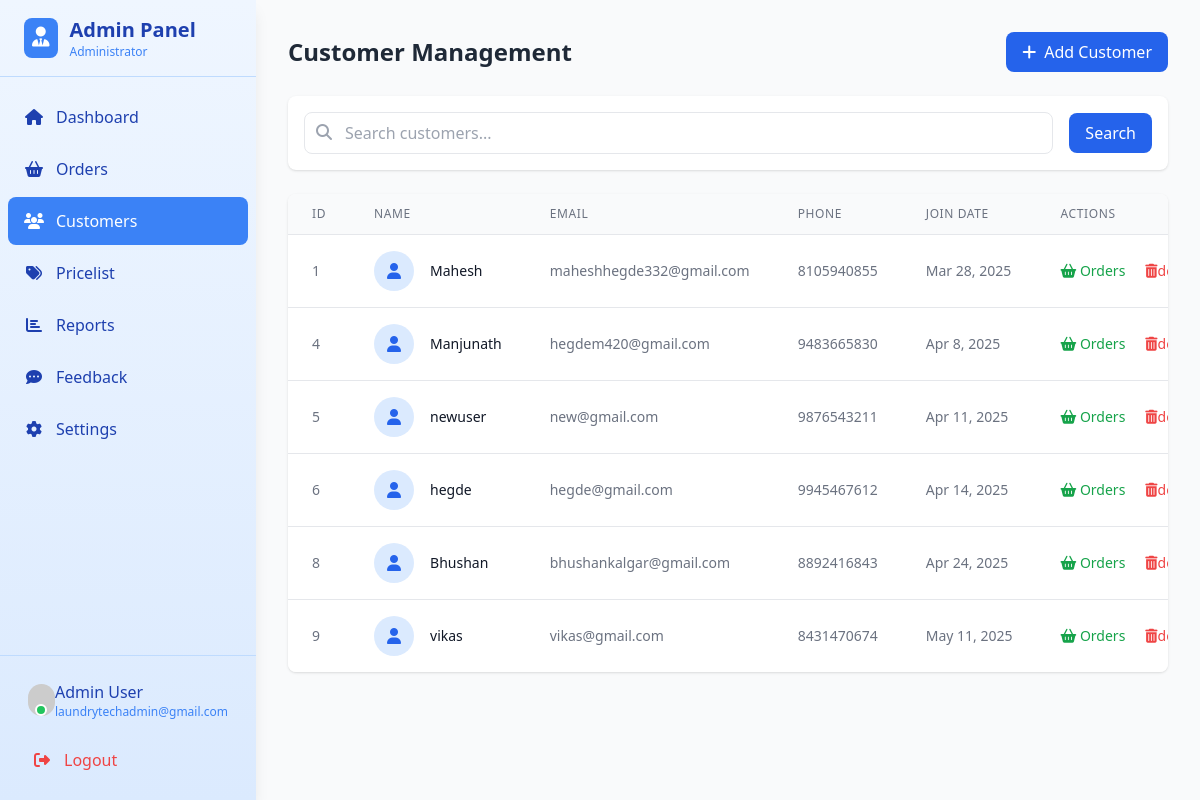
Screenshot of /admin/customers.php (signed in) with the database file from the repository.
### tables this page shows
CREATE TABLE IF NOT EXISTS `customers` (
  `customer_id` int NOT NULL AUTO_INCREMENT,
  `name` varchar(100) NOT NULL,
  `phone` varchar(15) NOT NULL,
  `email` varchar(100) DEFAULT NULL,
  `password` varchar(255) NOT NULL,
  `registration_date` timestamp NULL DEFAULT CURRENT_TIMESTAMP,
  PRIMARY KEY (`customer_id`),
  UNIQUE KEY `phone` (`phone`),
  UNIQUE KEY `email` (`email`)
);

### admin/customers.php (the view, shortened to what this page needs)
<?php
require_once 'db.php';
$records_per_page = 10;
$page = isset($_GET['page']) ? (int)$_GET['page'] : 1;
$offset = ($page - 1) * $records_per_page;
$search = isset($_GET['search']) ? mysqli_real_escape_string($conn, $_GET['search']) : '';
$search_condition = $search ? "WHERE name LIKE '%$search%' OR email LIKE '%$search%' OR phone LIKE '%$search%'" : '';
$query = "SELECT * FROM customers $search_condition ORDER BY customer_id LIMIT $offset, $records_per_page";
$result = mysqli_query($conn, $query);
?>
<!DOCTYPE html>
<html lang="en">
<head>
    <link href="https://cdn.jsdelivr.net/npm/tailwindcss@2.2.19/dist/tailwind.min.css" rel="stylesheet">
    <link rel="stylesheet" href="https://cdnjs.cloudflare.com/ajax/libs/font-awesome/6.4.0/css/all.min.css">
</head>
<body class="bg-gray-50">
    <?php include 'sidebar.php'; ?>
    <div class="ml-64 p-8">
        <div class="max-w-7xl mx-auto">
            <div class="flex justify-between items-center mb-6">
                <h1 class="text-2xl font-bold text-gray-800">Customer Management</h1>
                <a href="add_customer.php" class="bg-blue-600 hover:bg-blue-700 text-white px-4 py-2 rounded-lg flex items-center">
                    <i class="fas fa-plus mr-2"></i> Add Customer
                </a>
            </div>
            <div class="bg-white p-4 rounded-lg shadow mb-6">
                <form method="get" class="flex items-center space-x-4">
                    <div class="relative flex-1">
                        <input type="text" name="search" placeholder="Search customers..."
                            value="<?= htmlspecialchars($search) ?>"
                            class="w-full pl-10 pr-4 py-2 border rounded-lg focus:ring-2 focus:ring-blue-500 focus:border-blue-500">
                        <i class="fas fa-search absolute left-3 top-3 text-gray-400"></i>
                    </div>
                    <button type="submit" class="bg-blue-600 text-white px-4 py-2 rounded-lg hover:bg-blue-700">
                        Search
                    </button>
                </form>
            </div>
            <div class="bg-white rounded-lg shadow overflow-hidden">
                <div class="table-container">
                    <table class="min-w-full divide-y divide-gray-200">
                        <thead class="bg-gray-50">
                            <tr>
                                <th class="px-6 py-3 text-left text-xs font-medium text-gray-500 uppercase tracking-wider">ID</th>
                                <th class="px-6 py-3 text-left text-xs font-medium text-gray-500 uppercase tracking-wider">Name</th>
                                <th class="px-6 py-3 text-left text-xs font-medium text-gray-500 uppercase tracking-wider">Email</th>
                                <th class="px-6 py-3 text-left text-xs font-medium text-gray-500 uppercase tracking-wider">Phone</th>
                                <th class="px-6 py-3 text-left text-xs font-medium text-gray-500 uppercase tracking-wider">Join Date</th>
                                <th class="px-6 py-3 text-left text-xs font-medium text-gray-500 uppercase tracking-wider">Actions</th>
                            </tr>
                        </thead>
                        <tbody class="bg-white divide-y divide-gray-200">
                            <?php if (mysqli_num_rows($result) > 0): ?>
                                <?php while ($row = mysqli_fetch_assoc($result)): ?>
                                    <tr class="hover:bg-gray-50">
                                        <td class="px-6 py-4 whitespace-nowrap text-sm text-gray-500"><?= htmlspecialchars($row['customer_id']) ?></td>
                                        <td class="px-6 py-4 whitespace-nowrap">
                                            <div class="flex items-center">
                                                <div class="flex-shrink-0 h-10 w-10 rounded-full bg-blue-100 flex items-center justify-center">
                                                    <i class="fas fa-user text-blue-600"></i>
                                                </div>
                                                <div class="ml-4">
                                                    <div class="text-sm font-medium text-gray-900"><?= htmlspecialchars($row['name']) ?></div>
                                                </div>
                                            </div>
                                        </td>
                                        <td class="px-6 py-4 whitespace-nowrap text-sm text-gray-500"><?= htmlspecialchars($row['email']) ?></td>
                                        <td class="px-6 py-4 whitespace-nowrap text-sm text-gray-500"><?= htmlspecialchars($row['phone']) ?></td>
                                        <td class="px-6 py-4 whitespace-nowrap text-sm text-gray-500"><?= date('M j, Y', strtotime($row['registration_date'])) ?></td>
                                        <td class="px-6 py-4 whitespace-nowrap text-sm font-medium">
                                            <div class="flex space-x-5">
                                                <a href="view_orders.php?customer_phone=<?= $row['phone'] ?>" class="text-green-600 hover:text-green-900">
                                                    <i class="fas fa-shopping-basket"></i> Orders
                                                </a>
                                                <a href="delete_customer.php?id=<?= $row['customer_id'] ?>" class="text-red-500 hover:text-red-700">
                                                    <i class="fas fa-trash-alt"></i>delete
                                                </a>
                                            </div>
                                        </td>
                                    </tr>
                                <?php endwhile; ?>
                            <?php endif; ?>
                        </tbody>
                    </table>
                </div>
            </div>
        </div>
    </div>
</body>
</html>

### admin/customers.php (style rules this page uses)
.table-container { overflow-x: auto; }

### rows the page displays
customers: customer_id "1", name "Mahesh", email "maheshhegde332@gmail.com", phone "8105940855", registration_date "Mar 28, 2025"
customers: customer_id "4", name "Manjunath", email "hegdem420@gmail.com", phone "9483665830", registration_date "Apr 8, 2025"
customers: customer_id "5", name "newuser", email "new@gmail.com", phone "9876543211", registration_date "Apr 11, 2025"
customers: customer_id "6", name "hegde", email "hegde@gmail.com", phone "9945467612", registration_date "Apr 14, 2025"
customers: customer_id "8", name "Bhushan", email "bhushankalgar@gmail.com", phone "8892416843", registration_date "Apr 24, 2025"
customers: customer_id "9", name "vikas", email "vikas@gmail.com", phone "8431470674", registration_date "May 11, 2025"
